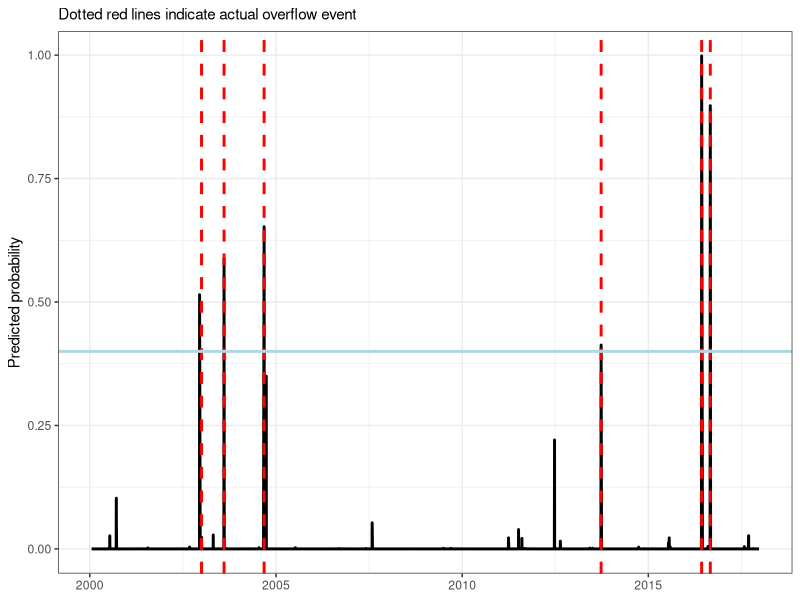

Source code (R):
## ---- chunk 1
knitr::opts_chunk$set(echo = T, warning = F, message = F, fig.path = 'figs/', dev.args = list(family = 'serif'))
## ---- chunk 2
library(tidyverse)
library(here)
library(lubridate)

# import data
indvar0 <- read.csv(here::here('data/data-raw/LR_final_indvar0.csv'), stringsAsFactors = F)
depvar0 <- read.csv(here::here('data/data-raw/LR_final_depvar0.csv'), stringsAsFactors = F)

# combine independent, dependent, rename some things
dat <- bind_cols(depvar0, indvar0) %>% 
  select(
    overflow = DepVar, 
    precp = `indvar0...1.`,
    var2 = `indvar0...2.`,
    water = `indvar0...3.`, 
    var4 = `indvar0...4.`, 
    date = stime0
  ) %>% 
  mutate(date = dmy(date))

# remove all records where water < mean water level
dat <- dat %>% 
  filter(water >= mean(water))
## ---- chunk 3
# model
mod <- glm(overflow ~ precp + water + var2 + var4, family =binomial(link = "logit"), data = dat)

# add predictions to input dataset
# predictions with pr > 0.4 indicate overflow
dat <- dat %>% 
  mutate(
    prd = predict(mod, type = 'resp'), 
    prdbin = ifelse(prd > 0.4, 1, 0)
  )
## ---- chunk 4
# model coefficents
summary(mod)

# contingency table of results
table(dat[, c('overflow', 'prdbin')])
## ---- chunk 5
ggplot(dat, aes(x = date, y = prd)) + 
  geom_line(size = 1) + 
  geom_vline(data = dat[dat$overflow == 1, ], aes(xintercept = date), linetype = 'dashed', color = 'red', size = 1) + 
  geom_hline(yintercept = 0.4, color = 'lightblue', size = 1) + 
  theme_bw() + 
  labs(x = NULL, y = 'Predicted probability', subtitle = "Dotted red lines indicate actual overflow event")
